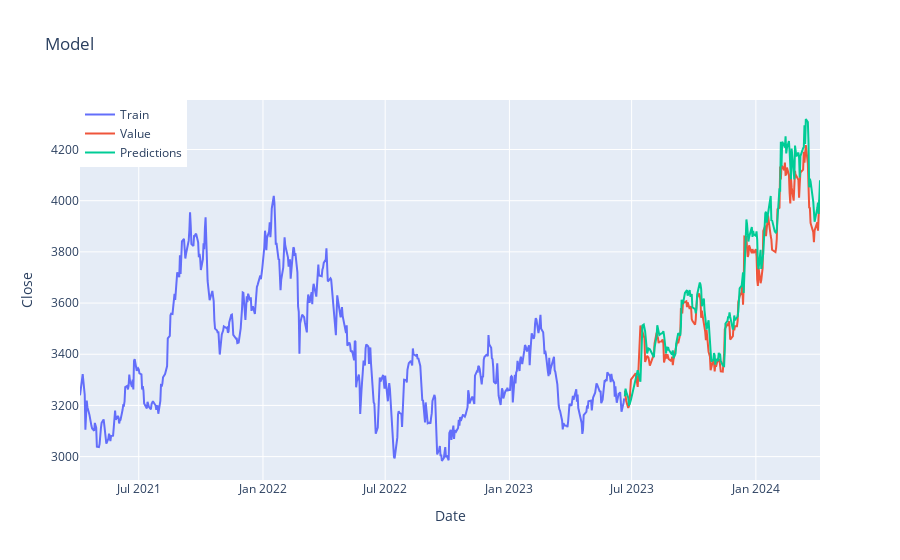

Notebook source saved alongside this figure:
### Code cell
trace_train = go.Scatter(x=train.index, y=train['Close'], mode='lines', name='Train')
trace_valid = go.Scatter(x=valid.index, y=valid['Close'], mode='lines', name='Value')
trace_predictions = go.Scatter(x=valid.index, y=valid['Predictions'], mode='lines', name='Predictions')

# Define layout
layout = go.Layout(title='Model', xaxis=dict(title='Date'), yaxis=dict(title='Close'), legend=dict(x=0, y=1))

# Create figure
fig = go.Figure(data=[trace_train, trace_valid, trace_predictions], layout=layout)
pio.show(fig)

### Figure 1 — Plotly figure (JSON) as saved in the notebook; plotly's stock layout.template omitted (floating-point values rounded to 4 significant figures; data arrays with more than 128 entries replaced by an {"elided": "..."} marker saying what was removed)
{"data": [{"mode": "lines", "name": "Train", "type": "scatter", "x": {"elided": "545 str values"}, "y": {"elided": "545 float values"}}, {"mode": "lines", "name": "Value", "type": "scatter", "x": {"elided": "181 str values"}, "y": {"elided": "181 float values"}}, {"mode": "lines", "name": "Predictions", "type": "scatter", "x": {"elided": "181 str values"}, "y": {"elided": "181 float values"}}], "layout": {"legend": {"x": 0, "y": 1}, "title": {"text": "Model"}, "xaxis": {"title": {"text": "Date"}}, "yaxis": {"title": {"text": "Close"}}}}
